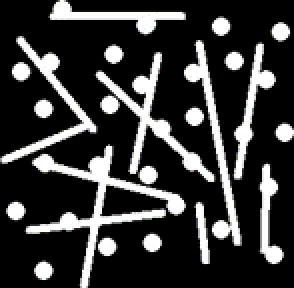
#> input picture Intro-to-Image-Processing-10-11-8-2024/Images_Morphological-Operators/2.4_stick.png, 147 x 144 px, found by its file name (shown 2 times larger)
$ jupyter execute IP_CNN_2_Conv.ipynb
#> lines starting #> are read from the running program, lines starting #| are printed output that depends on the picture
[cell 1]
from google.colab import drive
drive.mount('/content/drive')

[cell 2]
import cv2 as cv
import numpy as np
import matplotlib.pyplot as plt

image = cv.imread('/content/drive/MyDrive/Colab Notebooks/Intro to Image Processing/2.4_stick.png', cv.IMREAD_GRAYSCALE)
#> image: shape (144, 147); min 0, max 255, mean 56.6

# Define a kernel (e.g., a simple edge detection kernel)
kernel = np.array([[-1, -1, -1],
                   [-1,  8, -1],
                   [-1, -1, -1]])

# Perform convolution using cv2.filter2D
convolved_image = cv.filter2D(image, -1, kernel)
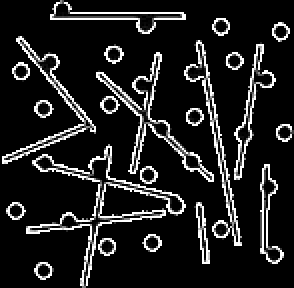
#> convolved_image: shape (144, 147) (shown 2 times larger); min 0, max 255, mean 32.4

# Display the results
plt.figure(figsize=(10, 7))

plt.subplot(1, 2, 1)
plt.title('Original Image')
plt.imshow(image, cmap='gray')
plt.axis('off')

plt.subplot(1, 2, 2)
plt.title('Convolved Image')
plt.imshow(convolved_image, cmap='gray')
plt.axis('off')

plt.show()
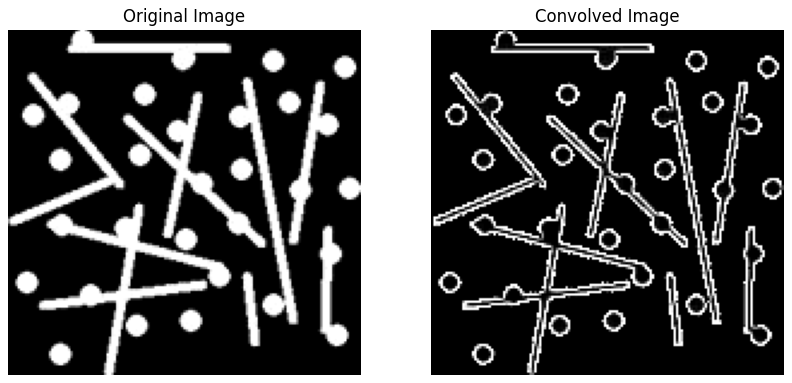
#> figure drawn by matplotlib, 2 panels

$ run again, with Intro-to-Image-Processing-10-11-8-2024/Images_Morphological-Operators/2.2_hole.png copied over Intro-to-Image-Processing-10-11-8-2024/Images_Morphological-Operators/2.4_stick.png
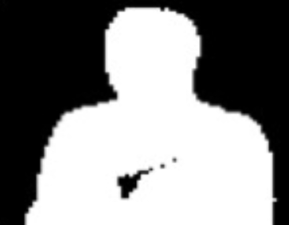
#> input picture Intro-to-Image-Processing-10-11-8-2024/Images_Morphological-Operators/2.2_hole.png, 289 x 225 px, found by its file name
#> image is the input picture: shape (225, 289); min 0, max 255, mean 135
#> `convolved_image = cv.filter2D(image, -1, kernel)`:
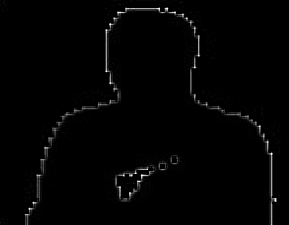
#> convolved_image: shape (225, 289); min 0, max 255, mean 3
#> `plt.show()`:
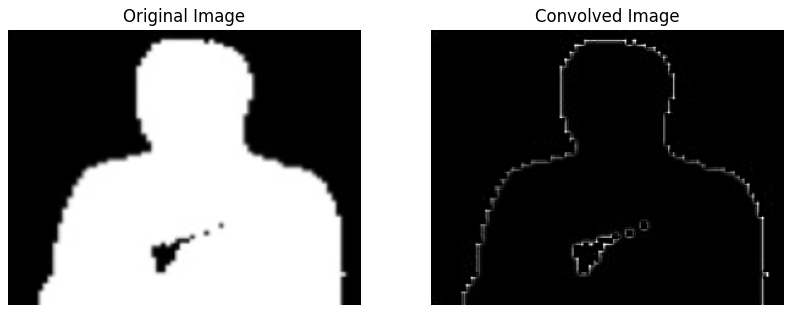
#> figure drawn by matplotlib, 2 panels

$ run again, with Intro-to-Image-Processing-10-11-8-2024/Images_Morphological-Operators/2.3_dot.png copied over Intro-to-Image-Processing-10-11-8-2024/Images_Morphological-Operators/2.4_stick.png
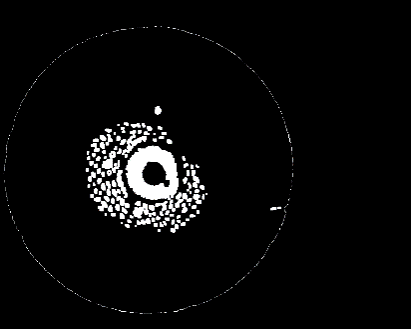
#> input picture Intro-to-Image-Processing-10-11-8-2024/Images_Morphological-Operators/2.3_dot.png, 411 x 329 px, found by its file name
#> `convolved_image = cv.filter2D(image, -1, kernel)`:
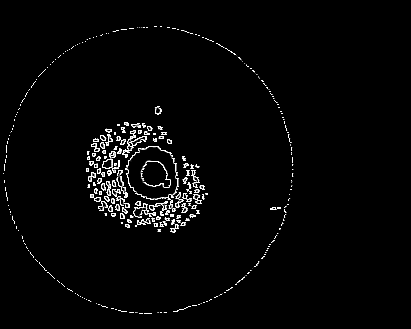
#> convolved_image: shape (329, 411); min 0, max 255, mean 6.5
#> `plt.show()`:
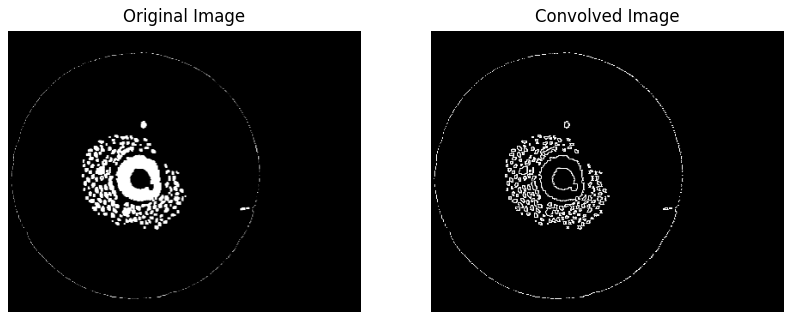
#> figure drawn by matplotlib, 2 panels
